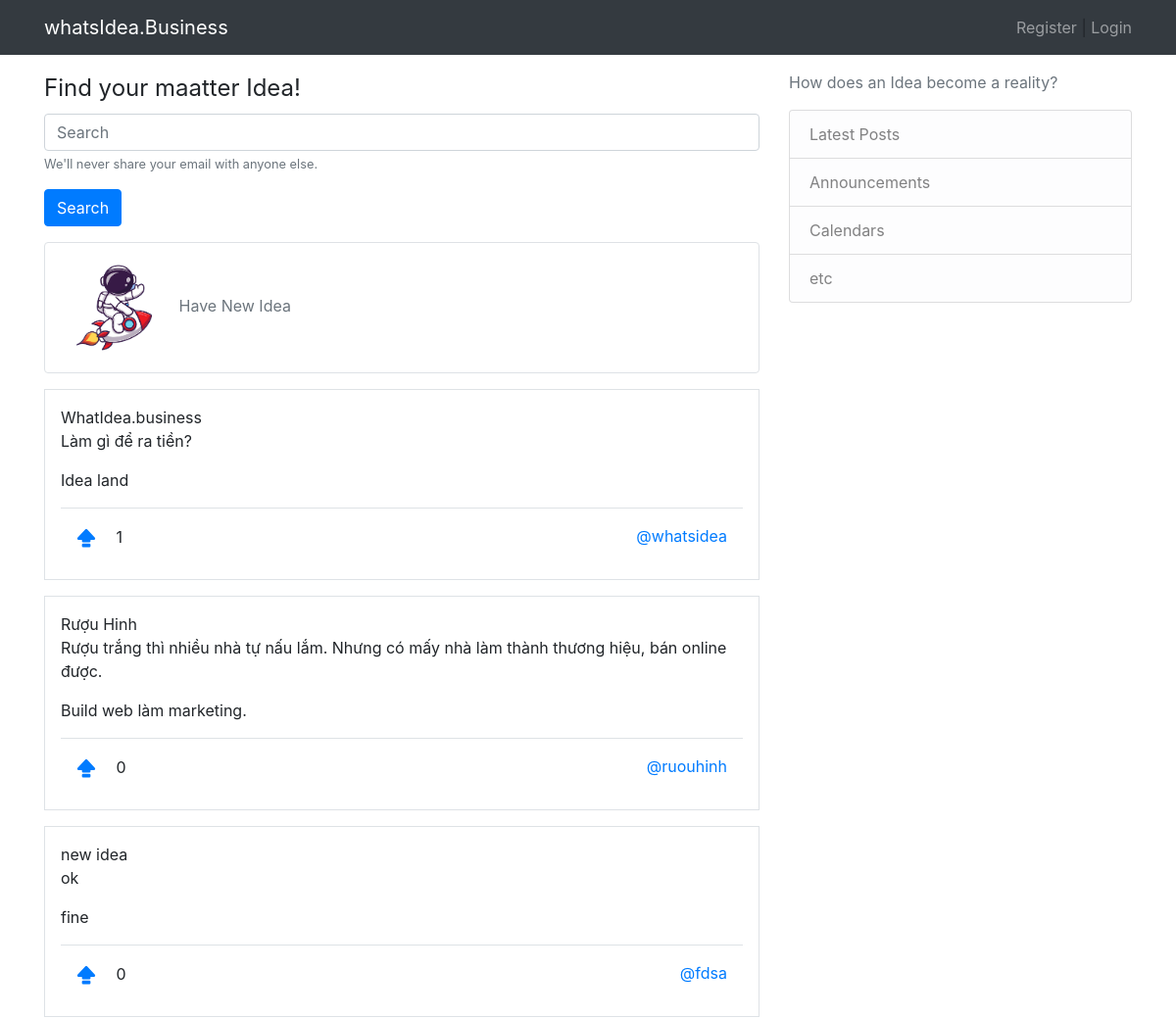
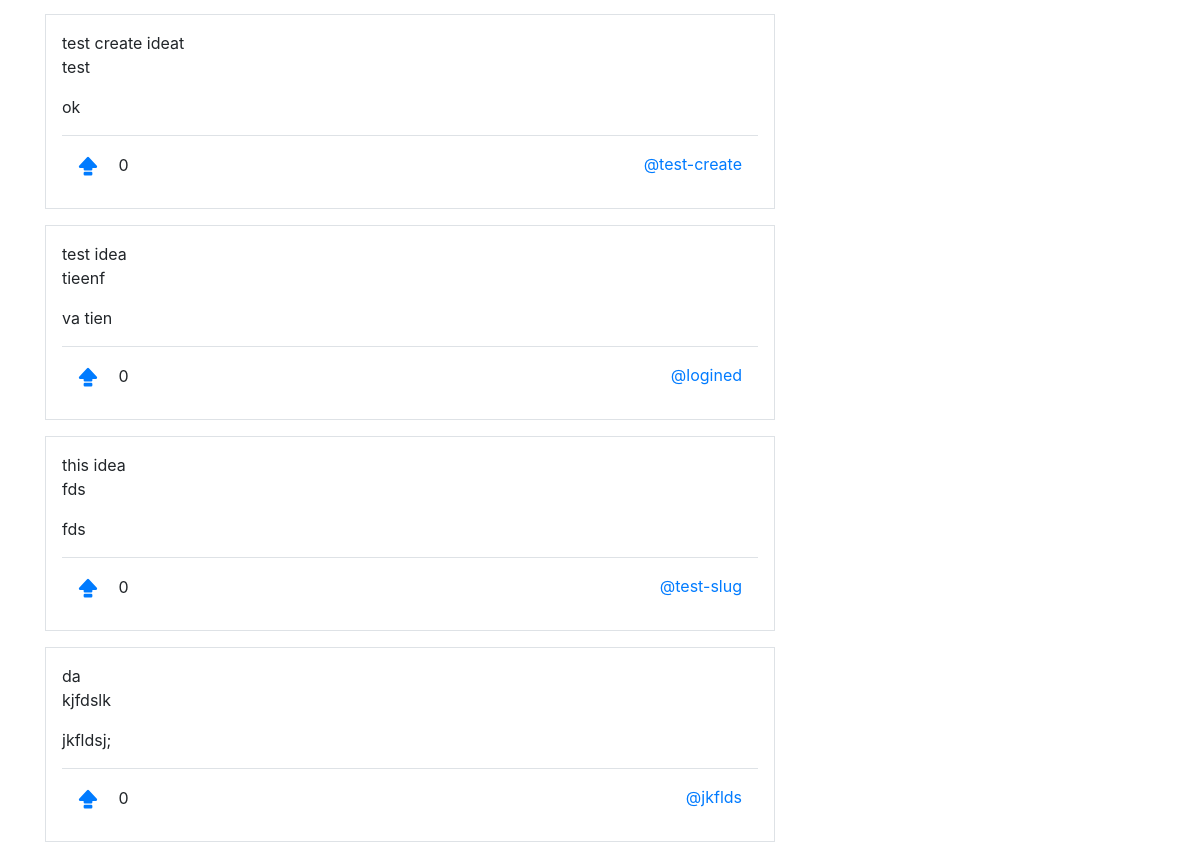
The app's page /, older data (2 pictures, top to bottom).
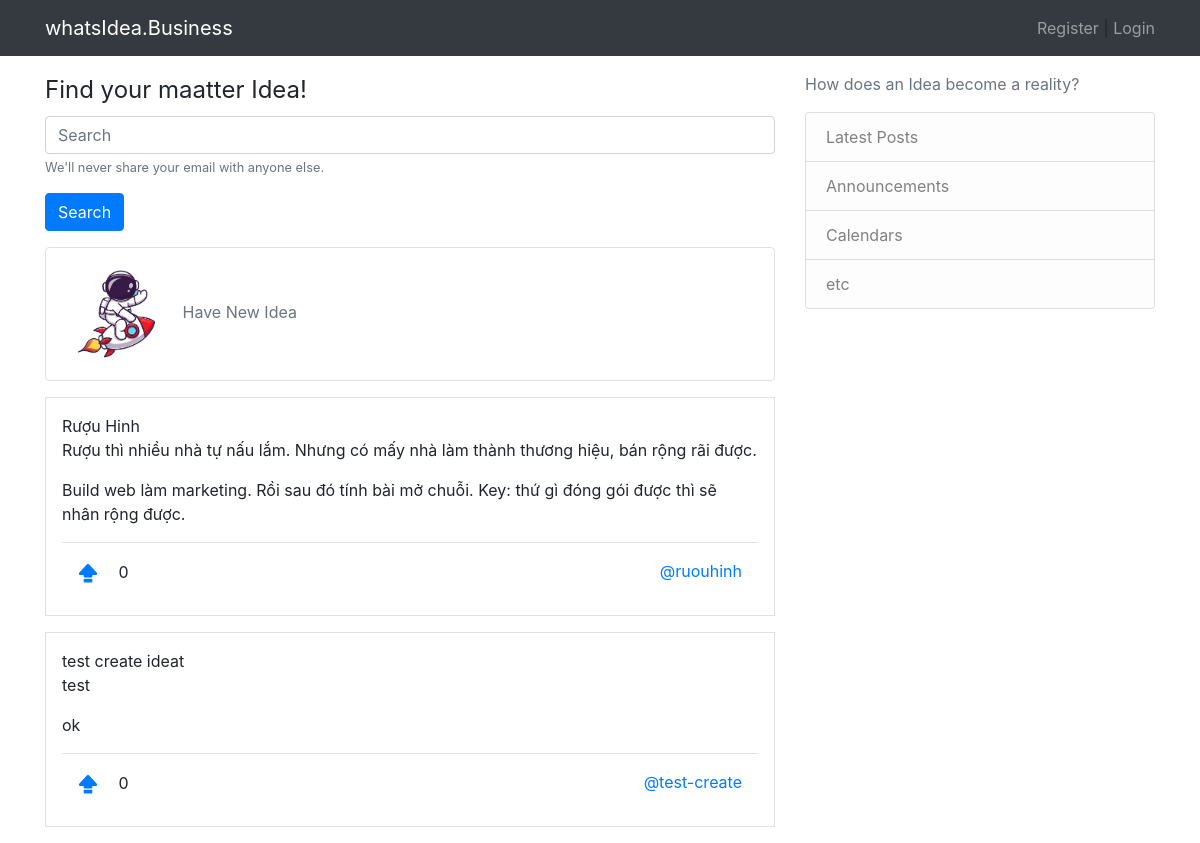
The same page, newer data.
### core/models.py (models this page shows, shortened)
class Idea(models.Model):
    user = models.ManyToManyField(User)
    title = models.CharField(max_length=500)
    slug = models.SlugField(max_length=500, unique=True)
    problem = models.TextField()
    solution = models.TextField()
    is_publish = models.BooleanField(default=True)
    is_success = models.BooleanField(default=False)
    address = models.CharField(max_length=200, blank=True)
    phone = models.CharField(max_length=12, blank=True)
    website = models.CharField(max_length=30, blank=True)
    corver_image = models.ImageField(upload_to="media/", blank=True)
    date_created = models.DateTimeField(auto_now_add=True)

### whatsidea/views.py (the view)
# urls.py: path('', homePage, name="home-page"),
def homePage(request):
    ideas = models.Idea.objects.all()
    context = {
        "ideas": ideas
    }
    return render(request, 'index.html', context)

### templates/index.html (shortened to what this page needs)
{% extends 'base.html' %}
{%load static %}
{% block content %}
<main>
    <div class="search-area mb-3">
        <legend>Find your maatter Idea!</legend>
        <form action="GET">
            <div class="form-group">
                <input type="text" class="form-control" placeholder="Search">
                <small id="emailHelp" class="form-text text-muted">We'll never share your email with anyone
                    else.</small>
            </div>
            <button type="submit" class="btn btn-primary">Search</button>
        </form>
    </div>
    <a href="{% url 'idea-create-page' %}" class="new-idea-btn border btn w-100 btn btn-outline-secondary text-left">
        <img src="/static/img/say-hi.png" alt="">
        <span>Have</span>
        <span>New</span>
        <span>Idea</span>
    </a>
    <div>
        {% for idea in ideas %}
        <div class="border p-3 my-3">
            <span>{{ idea.title }}</span>
            <p>{{ idea.problem }}</p>
            {{ idea.solution }}
            <div class="border-top mt-3">
                <nav class="navbar">
                    <div>
                        <a class="navbar-brand" href="">
                        </a>
                        <span>{{ idea.vote_set.all.count }}</span>
                    </div>
                    <div>
                        <a href="{% url 'idea-detail-page' idea.slug %}">
                            @{{ idea.slug }}
                        </a>
                    </div>
                </nav>
            </div>
        </div>
        {% endfor %}
    </div>
</main>
{% endblock content %}

### templates/base.html (shortened to what this page needs)
{% load static %}
<!DOCTYPE html>
<html lang="en">
<head>
    <link rel="stylesheet" href="https://cdn.jsdelivr.net/npm/bootstrap@4.5.3/dist/css/bootstrap.min.css"
>
</head>
<body>
    {% include 'component/header.html' %}
    <main class="container mt-3">
        <div class="row">
            <div class="col-md-8">
                {% block content %}
                {% endblock %}
            </div>
            <div class="col-md-4">
                {% include 'component/sidebar.html' %}
            </div>
        </div>
    </main>
</body>
</html>

### templates/component/header.html
<header>
    <div class="header-area">
        <nav class="navbar navbar-expand-lg navbar-dark bg-dark">
            <div class="container">
                <a class="navbar-brand" href="">whatsIdea.Business</a>
                <ul class="navbar-nav ml-auto">
                    {% if user.is_authenticated %}
                    <li class="nav-item">
                        <a class="nav-link" href="{% url 'profile-setting-page' %}">Profile</a>
                    </li>
                    {% else %}
                    <li class="nav-item">
                        <a class="nav-link d-inline p-0" href="{% url 'user-register-page' %}">Register</a> |
                        <a class="nav-link d-inline p-0" href="{% url 'user-login-page' %}">Login</a>
                    </li>
                    {% endif %}
                </ul>
            </div>
        </nav>
    </div>
</header>

### templates/component/sidebar.html
<div class="content-section">
    <p class='text-muted'>How does an Idea become a reality?
      <ul class="list-group">
        <li class="list-group-item list-group-item-light">Latest Posts</li>
        <li class="list-group-item list-group-item-light">Announcements</li>
        <li class="list-group-item list-group-item-light">Calendars</li>
        <li class="list-group-item list-group-item-light">etc</li>
      </ul>
    </p>
  </div>

### templates/index.html (style rules this page uses)
.new-idea-btn { cursor: pointer; }
img { width: 120px; }

Row changes from the older to the newer data that the page shows:
removed Idea: title "WhatIdea.business", problem "Làm gì để ra tiền?", solution "Idea land", vote_set.all.count "1", slug "whatsidea"
removed Idea: title "new idea", problem "ok", solution "fine", vote_set.all.count "0", slug "fdsa"
removed Idea: title "test idea", problem "tieenf", solution "va tien", vote_set.all.count "0", slug "logined"
removed Idea: title "this idea", problem "fds", solution "fds", vote_set.all.count "0", slug "test-slug"
removed Idea: title "da", problem "kjfdslk", solution "jkfldsj;", vote_set.all.count "0", slug "jkflds"
changed Idea "Rượu Hinh": problem "Rượu trắng thì nhiều nhà tự nấu lắm. Nhưng có mấy nhà làm thành thương hiệu, bán online được." → "Rượu thì nhiều nhà tự nấu lắm. Nhưng có mấy nhà làm thành thương hiệu, bán rộng rãi được."; solution "Build web làm marketing." → "Build web làm marketing. Rồi sau đó tính bài mở chuỗi. Key: thứ gì đóng gói được thì sẽ nhân rộng được."
